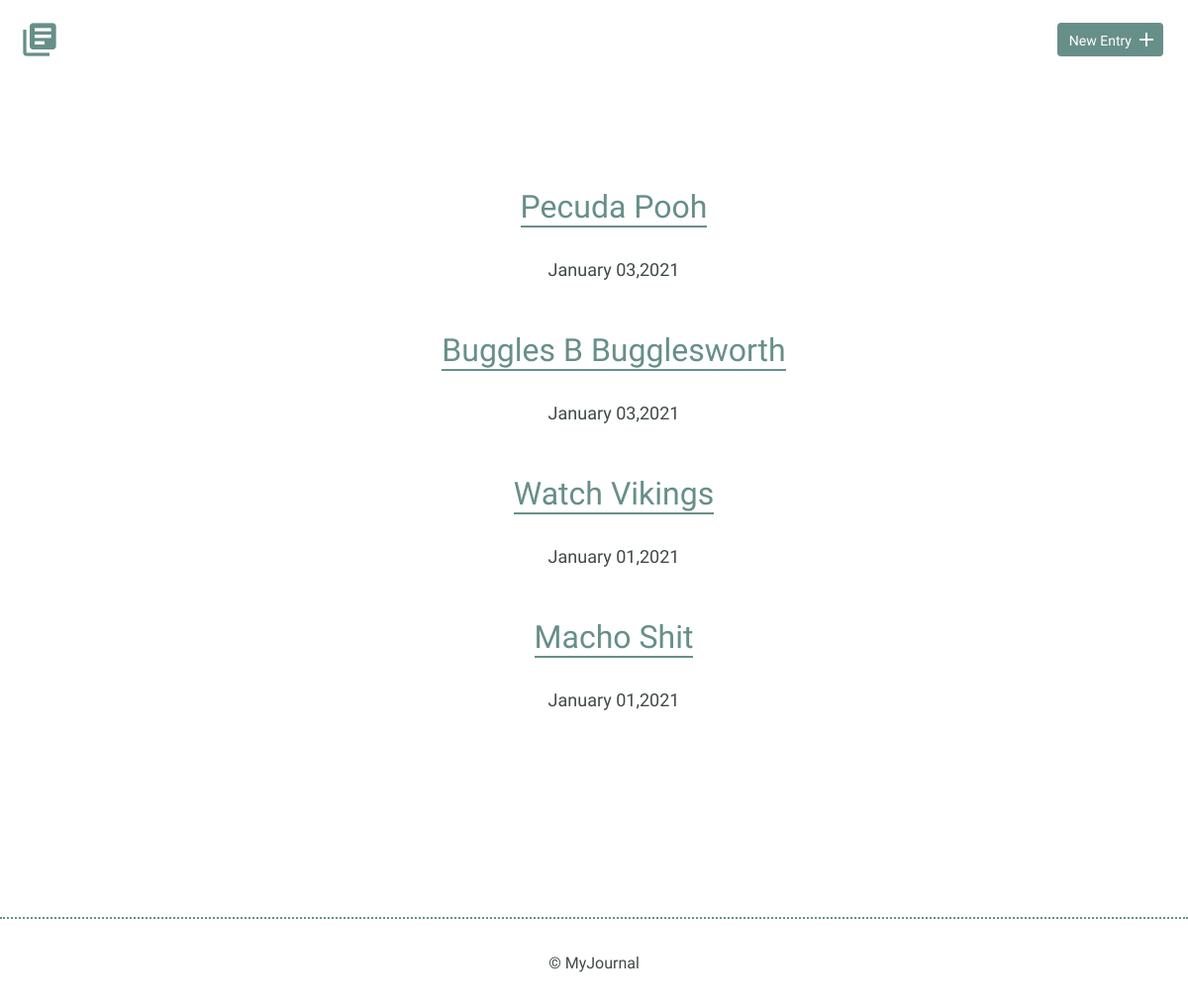
Before: / with the older database file.
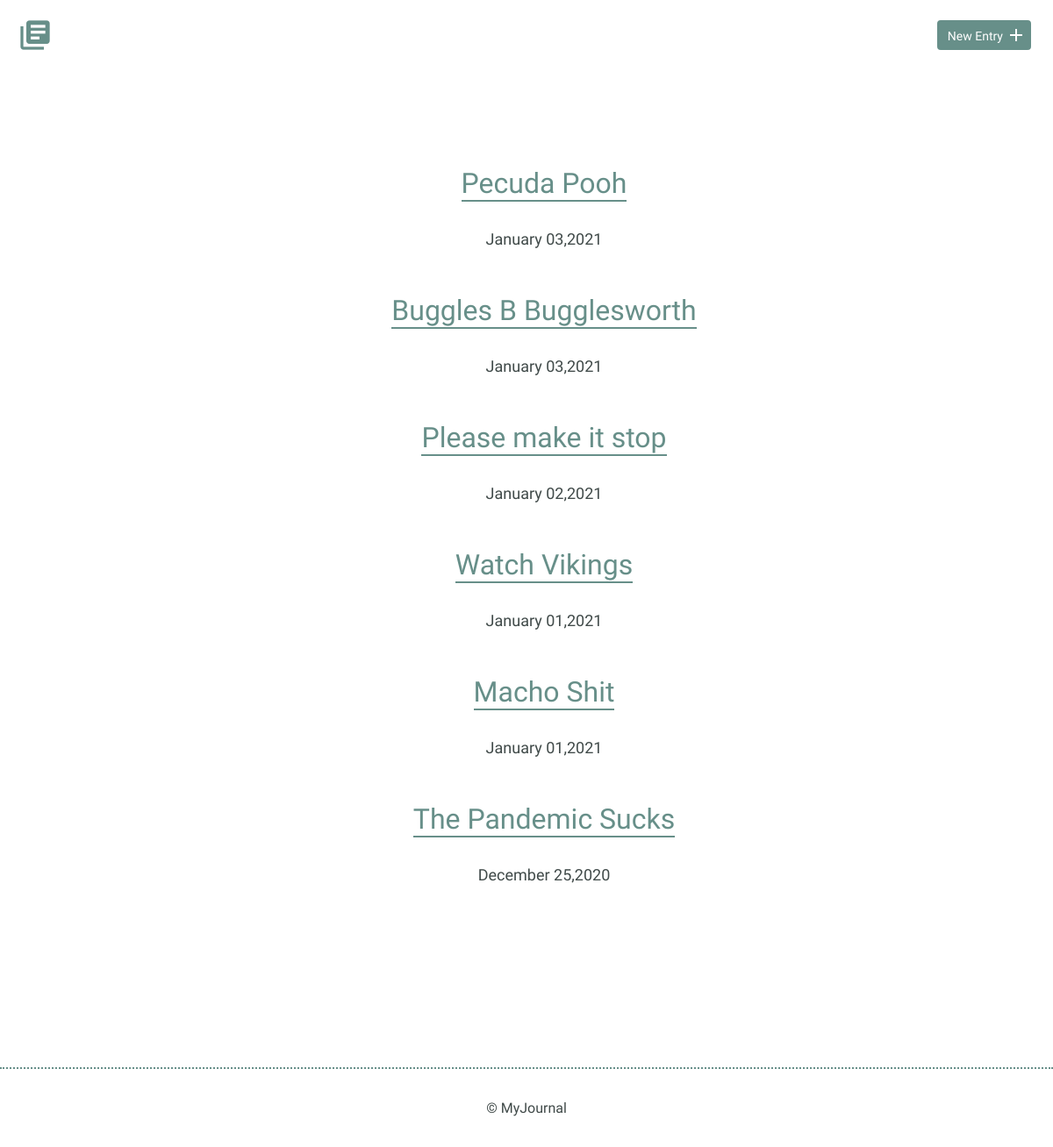
After: the same page with the newer database file.
### tables this page shows
CREATE TABLE "entries" (
	`id`	INTEGER,
	`title`	TEXT,
	`date`	TEXT,
	`time_spent`	INTEGER,
	`learned`	BLOB,
	`resources`	BLOB,
	PRIMARY KEY(`id`)
);

### inc/functions.php (called while the page is built, shortened)
<?php
function get_journal_entries() {
    include 'connection.php';
    try {
        return $db->query('SELECT * FROM entries ORDER BY  date DESC');
    } catch (Exception $e) {
        echo "Error: " . $e->getMessage() . "</br>";
        return false;
    }
}

### index.php (the view, shortened to what this page needs)
<?php
include "inc/functions.php";
include "inc/header.php";
?>
        <section>
            <div class="container">
                <div class="entry-list">
                    <article>
                        <ul style="list-style-type: none;">
                        <?php
                        foreach (get_journal_entries() as $entry) {
                            echo "<li class='none'><h2><a href='detail.php?id=" . $entry['id'] . "'>" . $entry['title'] . "</a></h2></li>";
                            $entry_date = date("F d,Y", strtotime($entry['date']));
                            echo "<p>" . $entry_date . "</p><br />";
                        }
                        ?>
                        </ul>
                    </article>
                </div>
            </div>
        </section>
<?php
include "inc/footer.php";
?>

### inc/header.php (shortened to what this page needs)
<!DOCTYPE html>
<html>
    <head>
        <link rel="stylesheet" href="css/normalize.css">
        <link rel="stylesheet" href="css/site.css">
    </head>
  <body>
        <header>
            <div class="container">
                <div class="site-header">
                    <a class="logo" href="index.php"><i class="material-icons">library_books</i></a>
                    <a class="button icon-right" href="new.php"><span>New Entry</span> <i class="material-icons">add</i></a>
                </div>
            </div>
        </header>

### inc/footer.php
<footer>
            <div>
                &copy; MyJournal
</div>
        </footer>
    </body>
</html>

### css/site.css (style rules this page uses)
body { font-size: 16px; color: #404a49; font-family: 'Cousine', serif; font-weight: 400; }
.container { margin: 0 auto; padding: 0 25px; }
header .site-header { margin: 0 auto; height: 95px; }
header .logo i { color: #678f89; margin: 20px 0 0 -5px; float: left; font-size: 40px; }
header .button { float: right; margin: 33px 0 0 0; }
footer { text-align: center; padding: 35px 0; border-top: 2px dotted #678f89; }
.button { padding: 8px 10px 6px 10px; background: #678f89; border: 2px solid #678f89; border-radius: 4px; text-decoration: none; color: #FFF; position: relative; text-align: center; font-size: 14px; }
.button.icon-right { padding-right: 30px; top: -10px; }
.button.icon-right i { position: absolute; top: 3px; right: 3px; }
h1, h2, h3 { margin: 0; font-weight: 400; line-height: 1em; color: #000; }
h2 { font-size: 32px; }
h2 a { text-decoration: none; color: #000; }
p { line-height: 1.8em; font-size: 18px; }
ul li { line-height: 1.8em; font-size: 18px; }
ul li a { border-bottom: 2px solid #678f89; line-height: 1.8em; color: #678f89; text-decoration: none; }
.entry-list, .edit-entry, .new-entry { max-width: 800px; margin: 0 auto; padding: 70px 0 150px 0; }
.entry-list article { margin-bottom: 70px; text-align: center; }
.entry-list article:last-child { margin-bottom: 0; }
.entry-list article h2 { margin-bottom: 8px; }

Changed rows visible on the page:
added entries: title "Please make it stop", date "January 02,2021"
added entries: title "The Pandemic Sucks", date "December 25,2020"
